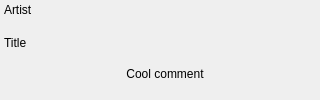
<?xml version="1.0" encoding="UTF-8"?>
<ui version="4.0">
 <class>MainWindow</class>
 <widget class="QMainWindow" name="MainWindow">
  <property name="geometry">
   <rect>
    <x>0</x>
    <y>0</y>
    <width>320</width>
    <height>100</height>
   </rect>
  </property>
  <property name="sizePolicy">
   <sizepolicy hsizetype="Fixed" vsizetype="Fixed">
    <horstretch>0</horstretch>
    <verstretch>0</verstretch>
   </sizepolicy>
  </property>
  <property name="windowTitle">
   <string>MainWindow</string>
  </property>
  <widget class="QWidget" name="centralWgt">
   <widget class="QWidget" name="backgroundWgt" native="true">
    <property name="geometry">
     <rect>
      <x>4</x>
      <y>0</y>
      <width>322</width>
      <height>100</height>
     </rect>
    </property>
    <property name="sizePolicy">
     <sizepolicy hsizetype="Fixed" vsizetype="Fixed">
      <horstretch>0</horstretch>
      <verstretch>0</verstretch>
     </sizepolicy>
    </property>
    <property name="styleSheet">
     <string notr="true"/>
    </property>
    <layout class="QVBoxLayout" name="verticalLayout" stretch="1,1">
     <property name="spacing">
      <number>0</number>
     </property>
     <property name="topMargin">
      <number>3</number>
     </property>
     <property name="bottomMargin">
      <number>3</number>
     </property>
     <item>
      <layout class="QVBoxLayout" name="verticalLayout_2" stretch="2,7">
       <property name="spacing">
        <number>0</number>
       </property>
       <property name="leftMargin">
        <number>0</number>
       </property>
       <property name="rightMargin">
        <number>6</number>
       </property>
       <item>
        <widget class="QLabel" name="artistLbl">
         <property name="sizePolicy">
          <sizepolicy hsizetype="Preferred" vsizetype="Preferred">
           <horstretch>0</horstretch>
           <verstretch>0</verstretch>
          </sizepolicy>
         </property>
         <property name="maximumSize">
          <size>
           <width>16777215</width>
           <height>27</height>
          </size>
         </property>
         <property name="text">
          <string>Artist</string>
         </property>
         <property name="alignment">
          <set>Qt::AlignmentFlag::AlignLeading|Qt::AlignmentFlag::AlignLeft|Qt::AlignmentFlag::AlignTop</set>
         </property>
         <property name="wordWrap">
          <bool>false</bool>
         </property>
         <property name="margin">
          <number>0</number>
         </property>
        </widget>
       </item>
       <item>
        <widget class="QLabel" name="titleLbl">
         <property name="sizePolicy">
          <sizepolicy hsizetype="Expanding" vsizetype="Preferred">
           <horstretch>0</horstretch>
           <verstretch>0</verstretch>
          </sizepolicy>
         </property>
         <property name="maximumSize">
          <size>
           <width>16777215</width>
           <height>30</height>
          </size>
         </property>
         <property name="text">
          <string>Title</string>
         </property>
         <property name="alignment">
          <set>Qt::AlignmentFlag::AlignBottom|Qt::AlignmentFlag::AlignLeading|Qt::AlignmentFlag::AlignLeft</set>
         </property>
         <property name="wordWrap">
          <bool>false</bool>
         </property>
         <property name="margin">
          <number>0</number>
         </property>
         <property name="indent">
          <number>-1</number>
         </property>
        </widget>
       </item>
      </layout>
     </item>
     <item>
      <widget class="QLabel" name="commentLbl">
       <property name="maximumSize">
        <size>
         <width>16777215</width>
         <height>70</height>
        </size>
       </property>
       <property name="text">
        <string>Cool comment</string>
       </property>
       <property name="alignment">
        <set>Qt::AlignmentFlag::AlignCenter</set>
       </property>
       <property name="wordWrap">
        <bool>true</bool>
       </property>
      </widget>
     </item>
    </layout>
   </widget>
  </widget>
 </widget>
 <resources/>
 <connections/>
</ui>
